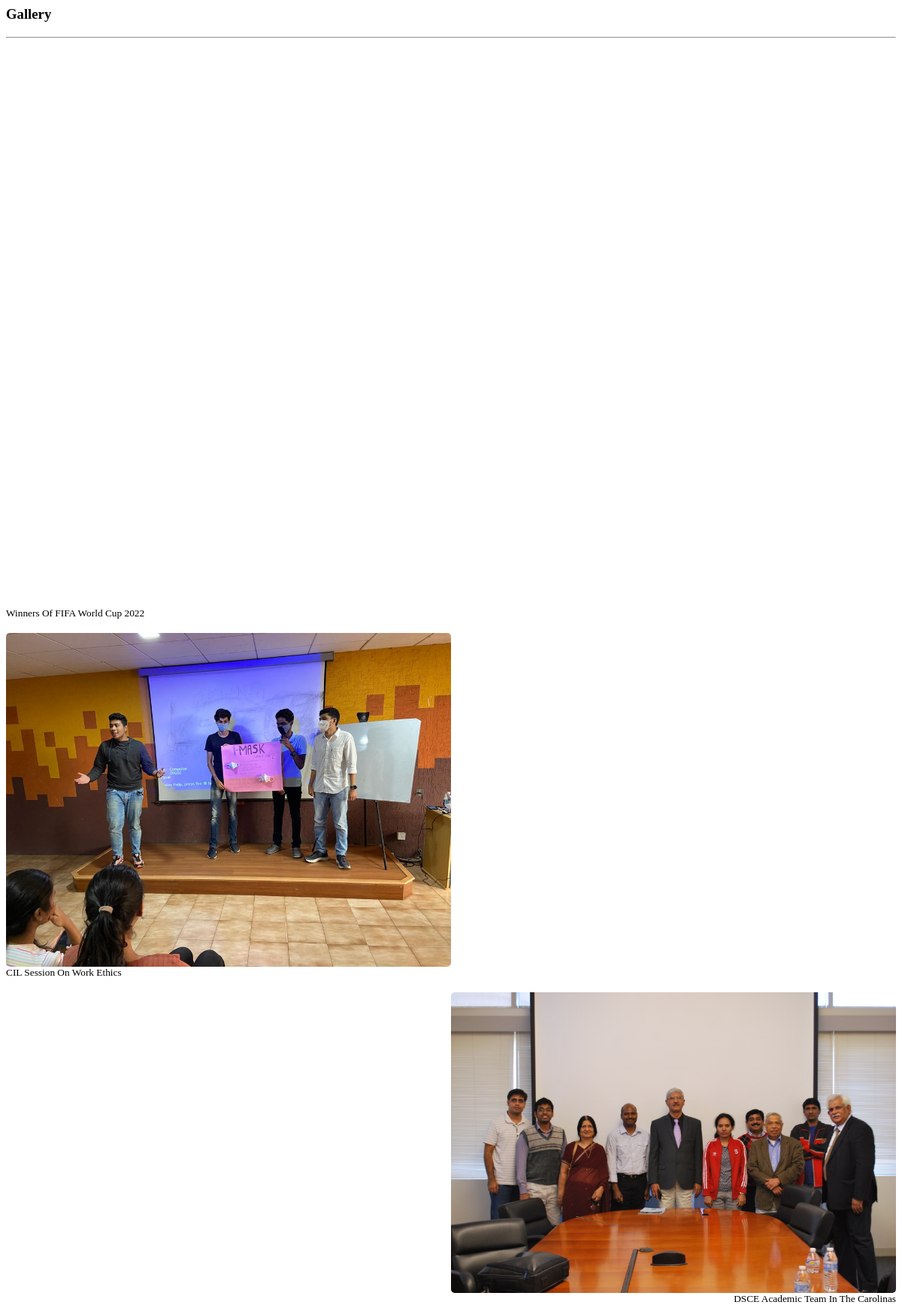
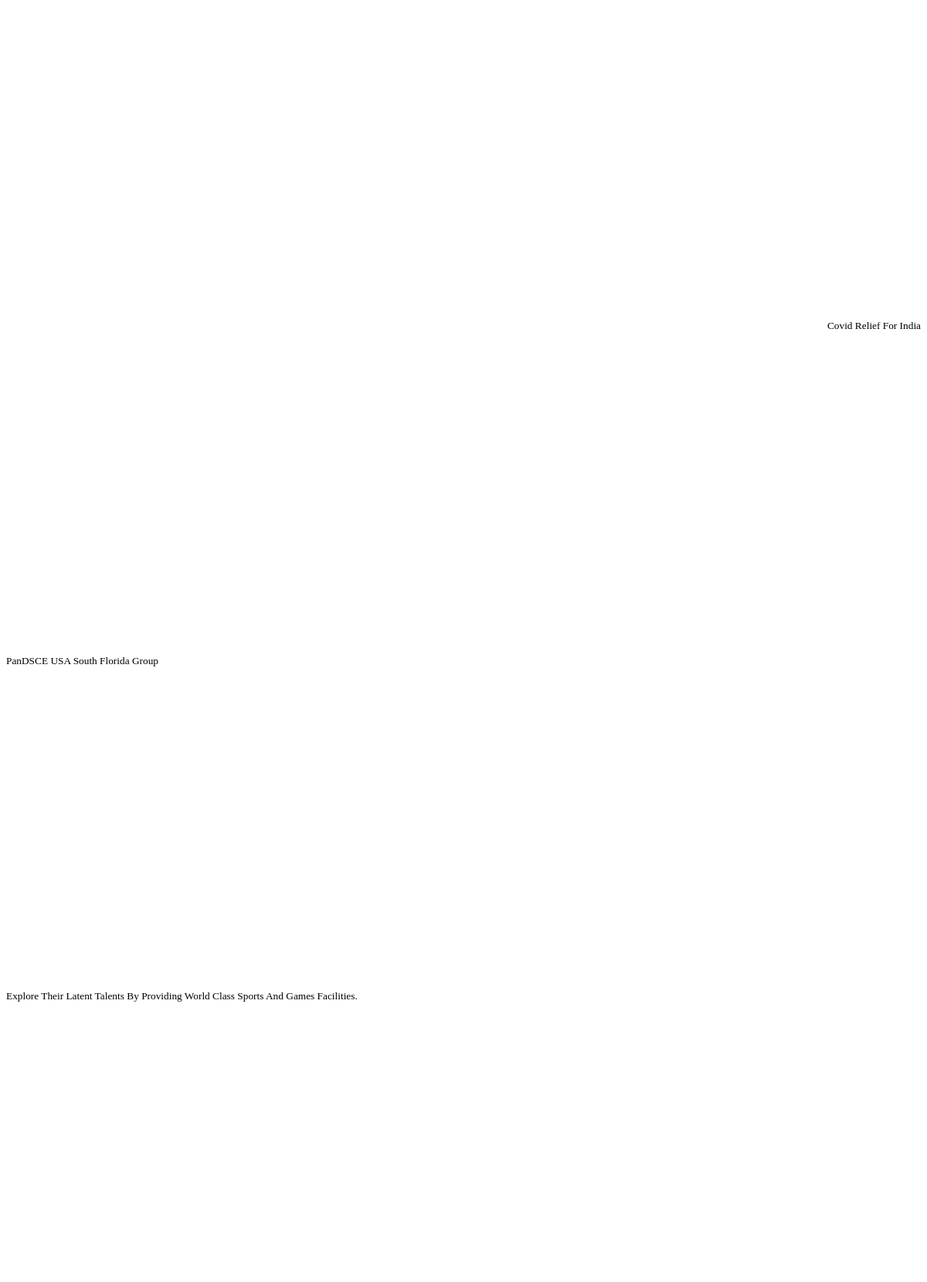
/gallery.php (upper part), run on the app's committed database (2 pictures, top to bottom).
### tables this page shows
CREATE TABLE `gallery` (
  `id` int(30) NOT NULL,
  `about` text NOT NULL,
  `created` datetime NOT NULL DEFAULT current_timestamp()
);

### gallery.php (the view, shortened to what this page needs)
<?php
include 'admin/db_connect.php';
?>
        <header class="masthead">
            <div class="container-fluid h-100">
                <div class="row h-100 align-items-center justify-content-center text-center">
                    <div class="col-lg-8 align-self-end mb-4 page-title">
                        <h3 class="text-white">Gallery</h3>
                        <hr class="divider my-4" />
                    </div>
                </div>
            </div>
        </header>
            <div class="container-fluid mt-3 pt-2">
                <div class="row-items">
                <div class="col-lg-12">
                    <div class="row">
                <?php
                $rtl ='rtl';
                $ci= 0;
                $img = array();
                $fpath = 'admin/assets/uploads/gallery';
                $files= is_dir($fpath) ? scandir($fpath) : array();
                foreach($files as $val){
                    if(!in_array($val, array('.','..'))){
                        $n = explode('_',$val);
                        $img[$n[0]] = $val;
                    }
                }
                $gallery = $conn->query("SELECT * from gallery order by id desc");
                while($row = $gallery->fetch_assoc()):
                    $ci++;
                    if($ci < 3){
                        $rtl = '';
                    }else{
                        $rtl = 'rtl';
                    }
                    if($ci == 4){
                        $ci = 0;
                    }
                ?>
                <div class="col-md-6">
                <div class="card gallery-list <?php echo $rtl ?>" data-id="<?php echo $row['id'] ?>">
                        <div class="gallery-img" card-img-top>
                            <img src="<?php echo isset($img[$row['id']]) && is_file($fpath.'/'.$img[$row['id']]) ? $fpath.'/'.$img[$row['id']] :'' ?>" alt="">
                        </div>
                    <div class="card-body">
                        <div class="row align-items-center justify-content-center text-center h-100">
                            <div class="">
                                <div>
                                <span class="truncate" style="font-size: inherit;"><small><?php echo ucwords($row['about']) ?></small></span>
                                    <br>
                                </div>
                            </div>
                        </div>
                    </div>
                </div>
                <br>
                </div>
                <?php endwhile; ?>
                </div>
                </div>
                </div>
            </div>

### gallery.php (style rules this page uses)
.gallery-list { cursor: pointer; border: unset; flex-direction: inherit; }
.gallery-img,.gallery-list .card-body { width: calc(50%) }
.gallery-img img { border-radius: 5px; min-height: 50vh; max-width: calc(100%); }
header.masthead,header.masthead:before { min-height: 50vh !important; height: 50vh !important }
.row-items { position: relative; }
.rtl { direction: rtl ; }
.masthead { min-height: 23vh !important; height: 23vh !important; }
.masthead:before { min-height: 23vh !important; height: 23vh !important; }

### data on the page
gallery: about "Winners Of FIFA World Cup 2022"
gallery: shows a picture, about "CIL Session On Work Ethics"
gallery: shows a picture, about "DSCE Academic Team In The Carolinas"
gallery: about "Covid Relief For India"
gallery: about "PanDSCE USA South Florida Group"
gallery: about "Explore Their Latent Talents By Providing World Class Sports And Games Facilities."
